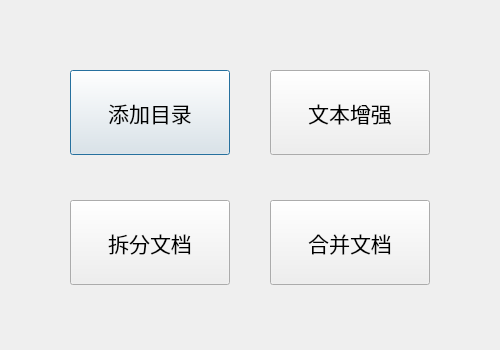
<?xml version="1.0" encoding="UTF-8"?>
<ui version="4.0">
 <class>Dialog</class>
 <widget class="QDialog" name="Dialog">
  <property name="geometry">
   <rect>
    <x>0</x>
    <y>0</y>
    <width>500</width>
    <height>350</height>
   </rect>
  </property>
  <property name="minimumSize">
   <size>
    <width>500</width>
    <height>350</height>
   </size>
  </property>
  <property name="maximumSize">
   <size>
    <width>500</width>
    <height>350</height>
   </size>
  </property>
  <property name="font">
   <font>
    <family>微软雅黑</family>
    <pointsize>16</pointsize>
   </font>
  </property>
  <property name="windowTitle">
   <string>PDF Tools</string>
  </property>
  <property name="windowIcon">
   <iconset>
    <normaloff>PDF.png</normaloff>PDF.png</iconset>
  </property>
  <property name="styleSheet">
   <string notr="true"/>
  </property>
  <property name="sizeGripEnabled">
   <bool>false</bool>
  </property>
  <widget class="QPushButton" name="pushButton_add">
   <property name="geometry">
    <rect>
     <x>70</x>
     <y>70</y>
     <width>160</width>
     <height>85</height>
    </rect>
   </property>
   <property name="font">
    <font>
     <pointsize>16</pointsize>
     <weight>50</weight>
     <bold>false</bold>
    </font>
   </property>
   <property name="text">
    <string>添加目录</string>
   </property>
   <property name="iconSize">
    <size>
     <width>80</width>
     <height>80</height>
    </size>
   </property>
  </widget>
  <widget class="QPushButton" name="pushButton_split">
   <property name="geometry">
    <rect>
     <x>70</x>
     <y>200</y>
     <width>160</width>
     <height>85</height>
    </rect>
   </property>
   <property name="font">
    <font>
     <pointsize>16</pointsize>
     <weight>50</weight>
     <bold>false</bold>
    </font>
   </property>
   <property name="text">
    <string>拆分文档</string>
   </property>
  </widget>
  <widget class="QPushButton" name="pushButton_merge">
   <property name="geometry">
    <rect>
     <x>270</x>
     <y>200</y>
     <width>160</width>
     <height>85</height>
    </rect>
   </property>
   <property name="font">
    <font>
     <pointsize>16</pointsize>
     <weight>50</weight>
     <bold>false</bold>
    </font>
   </property>
   <property name="text">
    <string>合并文档</string>
   </property>
  </widget>
  <widget class="QPushButton" name="pushButton_enhance">
   <property name="geometry">
    <rect>
     <x>270</x>
     <y>70</y>
     <width>160</width>
     <height>85</height>
    </rect>
   </property>
   <property name="font">
    <font>
     <pointsize>16</pointsize>
     <weight>50</weight>
     <bold>false</bold>
    </font>
   </property>
   <property name="text">
    <string>文本增强</string>
   </property>
  </widget>
 </widget>
 <resources/>
 <connections/>
</ui>
